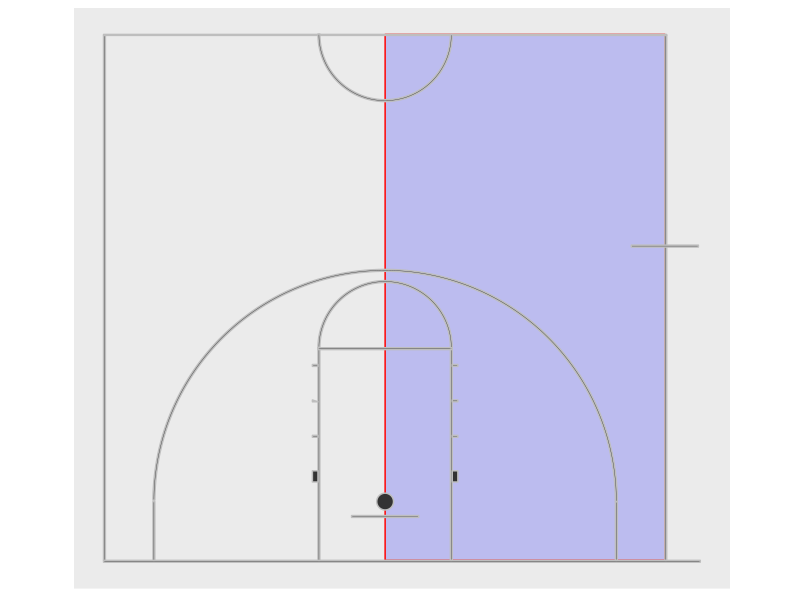

Reproduce this figure in R.

library(grid)
library(ggplot2)
library(gridExtra)
library(gtable)


###############
## FUNCTIONS ##
###############

# http://stackoverflow.com/questions/6862742/draw-a-circle-with-ggplot2
# Function to create circles

plot_court <- function() {

circle_fun <- function(center=c(0,0), diameter=1, npoints=500, start=0, end=2){
  tt <- seq(start*pi, end*pi, length.out=npoints)
  data.frame(
    x = center[1] + diameter / 2 * cos(tt),
    y = center[2] + diameter / 2 * sin(tt)
  )
}

# Gives y coordinates of the opposite side
rev_y <- function(y) 94-y

# Converts inches to feet
inches_to_feet <- function(x) x/12

# Given the angle theta and the court data frame,
# rotates the coordinates of the court by an angle theta
rotate_court <- function(court, theta=pi/2){
  court_r <- court
  court_r$x <- court_r$x / 180 * pi
  court_r$y <- court_r$y / 180 * pi
  matrice_r <- matrix(c(cos(theta), sin(theta), -sin(theta), cos(theta)), ncol = 2)
  coords_r <- apply(court_r[,c("x","y")], 1, function(x) x %*% matrice_r)
  court_r$x <- coords_r[1,] ; court_r$y <- coords_r[2,]
  court_r$x <- court_r$x * 180 / pi
  court_r$y <- court_r$y * 180 / pi
  return(court_r)
}

# From x and y coordinates for a line (represented by a polygon here),
# a number of group and a short description
# creates a data.frame for this line
# in order to use it with ggplot2.
new_coords <- function(x, y, group, descri){
  new_coords_df <- data.frame(x = x, y = y)
  new_coords_df$group <- group
  new_coords_df$side <- 1
  group <- group + 1
  
  # The same thing for the opposite side
  new_coords_df2 <- data.frame(x = x, y = rev_y(y))
  new_coords_df2$group <- group
  new_coords_df2$side <- 2
  group <<- group + 1
  
  # On reunit les donnees
  new_coords_df <- rbind(new_coords_df, new_coords_df2)
  new_coords_df$descri <- descri
  
  return(new_coords_df)
}

###############
## THE COURT ##
###############

# 3 pts circle
cercle_3pts.out <- circle_fun(center = c(25,inches_to_feet(63)), diameter = (20+inches_to_feet(9))*2)
cercle_3pts.in <- circle_fun(center = c(25,inches_to_feet(63)), diameter = (20+inches_to_feet(7))*2)
# Basket circle
cercle_ce <- circle_fun(center = c(25,5+3/12), diameter = 1.5)
# Free throw circle
cercle_lf.out <- circle_fun(center = c(25,19), diameter = 6*2)
cercle_lf.in <- circle_fun(center = c(25,19), diameter = (6-1/6)*2)
# Middle circle
cercle_mil.out <- circle_fun(center = c(25,47), diameter = 6*2)
cercle_mil.in <- circle_fun(center = c(25,47), diameter = (6-1/6)*2)



group <- 1 # We assign the first group, and it gets incremented with each use of new_coords()
court <- new_coords(c(0-1/6,0-1/6,53 + 1/6,53 + 1/6), c(0 - 1/6,0,0,0 - 1/6), group = group, descri = "ligne de fond")
court <- rbind(court, new_coords(x = c(0-1/6,0-1/6,0,0), y = c(0,47-1/12,47-1/12,0), group = group, descri = "ligne gauche"))
court <- rbind(court, new_coords(x = c(50,50,50+1/6,50+1/6), y = c(0,47-1/12,47-1/12,0), group = group, descri = "ligne droite"))
court <- rbind(court, new_coords(x = c(47,47,53,53), y = c(28,28+1/6,28+1/6,28), group = group, descri = "marque entraineur droite"))
court <- rbind(court, new_coords(x = c(inches_to_feet(51),inches_to_feet(51),inches_to_feet(51)+1/6,inches_to_feet(51)+1/6), y = c(0,inches_to_feet(63),inches_to_feet(63),0), group = group, descri = "3pts bas gauche"))
court <- rbind(court, new_coords(x = c(50-inches_to_feet(51)-1/6,50-inches_to_feet(51)-1/6,50-inches_to_feet(51),50-inches_to_feet(51)), y = c(0,inches_to_feet(63),inches_to_feet(63),0), group = group, descri = "3pts bas droit"))
court <- rbind(court, new_coords(x = c(19,19,19+1/6,19+1/6), y = c(0,19,19,0), group = group, descri = "LF bas gauche"))
court <- rbind(court, new_coords(x = c(31-1/6,31-1/6,31,31), y = c(0,19,19,0), group = group, descri = "LF bas droit"))
court <- rbind(court, new_coords(x = c(19,19,31,31), y = c(19-1/6,19,19,19-1/6), group = group, descri = "LF tireur"))
court <- rbind(court, new_coords(x = c(22, 22, 28, 28), y = c(4-1/6,4,4,4-1/6), group = group, descri = "planche"))
court <- rbind(court, new_coords(x = c(cercle_3pts.out[1:250,"x"], rev(cercle_3pts.in[1:250,"x"])),
                                 y = c(cercle_3pts.out[1:250,"y"], rev(cercle_3pts.in[1:250,"y"])), group = group, descri = "cercle 3pts"))
court <- rbind(court, new_coords(x = c(cercle_lf.out[1:250,"x"], rev(cercle_lf.in[1:250,"x"])),
                                 y = c(cercle_lf.out[1:250,"y"], rev(cercle_lf.in[1:250,"y"])), group = group, descri = "cercle LF haut"))
court <- rbind(court, new_coords(x = c(19-0.5,19-0.5,19,19), y = c(7,8,8,7), group = group, descri = "marque 1 LF gauche"))
court <- rbind(court, new_coords(x = c(19-0.5,19-0.5,19,19), y = c(11,11+inches_to_feet(2),11+inches_to_feet(2),11), group = group, descri = "marque 2 LF gauche"))
court <- rbind(court, new_coords(x = c(19-0.5,19-0.5,19,19), y = c(14+inches_to_feet(2),14+inches_to_feet(4),14+inches_to_feet(2),14+inches_to_feet(2)), group = group, descri = "marque 3 LF gauche"))
court <- rbind(court, new_coords(x = c(19-0.5,19-0.5,19,19), y = c(17+inches_to_feet(4),17+inches_to_feet(6),17+inches_to_feet(6),17+inches_to_feet(4)), group = group, descri = "marque 4 LF gauche"))
court <- rbind(court, new_coords(x = c(31,31,31+0.5,31+0.5), y = c(7,8,8,7), group = group, descri = "marque 1 LF droite"))
court <- rbind(court, new_coords(x = c(31,31,31+0.5,31+0.5), y = c(11,11+inches_to_feet(2),11+inches_to_feet(2),11), group = group, descri = "marque 2 LF droite"))
court <- rbind(court, new_coords(x = c(31,31,31+0.5,31+0.5), y = c(14+inches_to_feet(2),14+inches_to_feet(4),14+inches_to_feet(4),14+inches_to_feet(2)), group = group, descri = "marque 3 LF droite"))
court <- rbind(court, new_coords(x = c(0-1/6,0-1/6,50+1/6,50+1/6), y = c(94/2-1/12,94/2, 94/2, 94/2-1/12), group = group, descri = "ligne mediane"))
court <- rbind(court, new_coords(x = c(31,31,31+0.5,31+0.5), y = c(17+inches_to_feet(4),17+inches_to_feet(6),17+inches_to_feet(6),17+inches_to_feet(4)), group = group, descri = "marque 4 LF droite"))
court <- rbind(court, new_coords(x = c(cercle_mil.out[250:500,"x"], rev(cercle_mil.in[250:500,"x"])),
                                 y = c(cercle_mil.out[250:500,"y"], rev(cercle_mil.in[250:500,"y"])), group = group, descri = "cercle milieu grand"))
court <- rbind(court, new_coords(x = cercle_ce[,"x"], y = cercle_ce[,"y"], group = group, descri = "anneau"))

# The data.frame containing all coordinates for the court is now complete.
head(court)
tail(court)

###########
## PLOTS ##
###########

# Whole court 
P <- ggplot() + geom_polygon(data = court, aes(x = x, y = y, group = group), col = "gray") +
  coord_equal() +
  ylim(-2,96) +
  xlim(-5,55) +
  scale_x_continuous(breaks = c(0, 12.5, 25, 37.5, 50)) +
  scale_y_continuous(breaks = c(0, 23.5, 47, 70.5, 94)) +
  xlab("") + ylab("") +
  theme(axis.text.x = element_blank(),
        axis.text.y = element_blank(), axis.ticks.x = element_blank(),
        axis.ticks.y = element_blank(), axis.title = element_blank()
  )

# Whole court with rotation
P_180 <- ggplot() + geom_polygon(data = rotate_court(court, theta = pi/2), aes(x = x, y = y, group = group), col = "gray") +
  coord_equal() +
  xlim(-2,96) +
  ylim(-55,2) +
  scale_x_continuous(breaks = c(0, 23.5, 47, 70.5, 94)) +
  scale_y_continuous(breaks = c(0, -12.5, -25, -37.5, -50)) +
  xlab("") + ylab("") +
  theme(axis.text.x = element_blank(),
        axis.text.y = element_blank(), axis.ticks.x = element_blank(),
        axis.ticks.y = element_blank(), axis.title = element_blank()
  )

P_180


# Half court
P_half <- ggplot() + geom_polygon(data = court[court$side==1,], aes(x = x, y = y, group = group), col = "gray") +
  coord_equal() +
  xlim(-3,54) +
  ylim(-3,50) +
  scale_y_continuous(breaks = c(0, 23.5, 47)) +
  scale_x_continuous(breaks = c(0, 12.5, 25, 37.5, 50)) +
  xlab("") + ylab("") +
  theme(axis.text.x = element_blank(),
        axis.text.y = element_blank(), axis.ticks.x = element_blank(),
        axis.ticks.y = element_blank(), axis.title = element_blank()
  )
P_half

# plot zones/areas dataframes
d=data.frame(x=c(25,50,50,25), y=c(0,0,47,47))


P_half_180 <- ggplot() + geom_polygon(data= d,color= 'red', fill='blue', alpha=0.2, aes(x = x, y = y,)) + 
  geom_polygon(data = court[court$side==1,], theta = pi/2, aes(x = x, y = y, group = group), col = "gray") +
  theme(
    panel.border = element_blank(),
    panel.grid.major = element_blank(),
    panel.grid.minor = element_blank()) +
  coord_equal() +
  xlim(-2,50) +
  ylim(-55,2) +
  scale_x_continuous(breaks = c(0, 23.5, 47)) +
  scale_y_continuous(breaks = c(0, -12.5, -25, -37.5, -50)) +
  xlab("") + ylab("") +
  theme(axis.text.x = element_blank(),
        axis.text.y = element_blank(), axis.ticks.x = element_blank(),
        axis.ticks.y = element_blank(), axis.title = element_blank()
  )
return(P_half_180)
}

plot_court()

